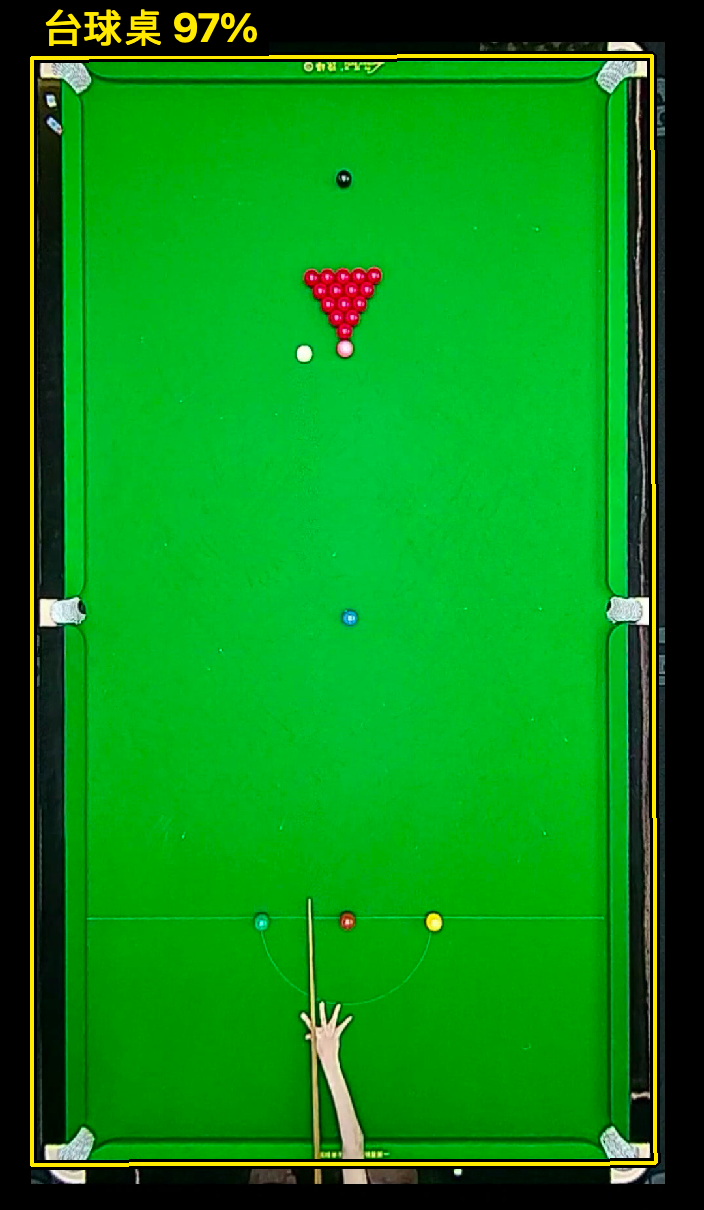
#> input picture tests/fixtures/calibration_portrait.png, 704 x 1210 px; its folder holds only this picture in this run
$ python -i table_detector.py   (imports and definitions only)
#> lines starting #> are read from the running program, lines starting #| are printed output that depends on the picture; after the words box and inside, x2 and y2 are one past the last pixel; in counts of white or black regions, pixels touching at a corner belong together
### src/vision/pocket/models.py
"""Typed results; confidence values are heuristic quality scores, not probabilities."""
# 袋口检测的数据结构和配置；坐标序列化为原图像素，normalized 字段另行标识。
# observed 代表局部图像支持，manual 代表人工确认，estimated 为几何推算，missing 为不可定位。

from dataclasses import dataclass, field


@dataclass(frozen=True)
class PocketConfig:
    hsv_ranges: tuple = (((30, 35, 25), (95, 255, 255)), ((96, 150, 80), (125, 255, 255)))
    max_side: int = 1200
    min_table_area: float = .12
    min_aspect: float = 1.15
    max_aspect: float = 4.0
    canonical_width: int = 1000
    canonical_height: int = 500
    padding: int = 80
    search_radius_ratio: float = .12
    long_axis: str = 'auto'
    observed_quality_threshold: float = .60

    # 集中限制分辨率、长宽比、搜索半径、padding 和 HSV 范围，防止无效参数传入几何算法。
    def __post_init__(self):
        if not 320 <= self.max_side <= 2400:
            raise ValueError('max_side must be within 320..2400')
        if not (160 <= self.canonical_height <= 1200 and self.canonical_height <= self.canonical_width <= 2400):
            raise ValueError('Invalid canonical image size')
        if not (.01 <= self.min_table_area <= .8 and 1 <= self.min_aspect < self.max_aspect <= 6):
            raise ValueError('Invalid table area/aspect constraints')
        if not (.05 <= self.search_radius_ratio <= .2 and
                self.canonical_height*self.search_radius_ratio <= self.padding <= .4*self.canonical_height):
            raise ValueError('Padding must cover the configured pocket search radius')
        if not .4 <= self.observed_quality_threshold <= .95:
            raise ValueError('Invalid observed quality threshold')
        if self.long_axis not in ('auto','edge_01','edge_12'):
            raise ValueError('Unsupported long_axis configuration')
        if not self.hsv_ranges:
            raise ValueError('At least one cloth HSV range is required')
        for low, high in self.hsv_ranges:
            if len(low)!=3 or len(high)!=3 or any(not 0<=a<=b<=limit for a,b,limit in zip(low,high,(179,255,255))):
                raise ValueError('Invalid OpenCV HSV color range')


@dataclass
class TableResult:
    detected: bool = False
    complete: bool = False
    corners: list = field(default_factory=list)
    playable_polygon: list = field(default_factory=list)
    boundary_lines: list = field(default_factory=list)
    confidence: float = 0.0
    quality: dict = field(default_factory=dict)
    reasons: list = field(default_factory=list)
    cloth_mask: object = field(default=None, repr=False)
    scope_polygon: list = field(default_factory=list)

    # 只导出几何/质量/原因字段；不把用于调试的大图掩模写入公共结果。
    # [4 lines left out: function to_dict, not called in this run]


# 把可选二维点序列转成 x/y 字典，保留 None 以表达未定位。
def _point(value):
    return None if value is None else {'x': float(value[0]), 'y': float(value[1])}


@dataclass
class PocketResult:
    id: str
    status: str = 'missing'
    candidate_center: object = None
    normalized_candidate: object = None
    center: object = None
    normalized_center: object = None
    entry_polygon: list = field(default_factory=list)
    confidence: float = 0.0
    quality: dict = field(default_factory=dict)
    reasons: list = field(default_factory=list)

    # 序列化中心、候选、入口及其状态和理由，估算结果不隐去来源标记。
    # [5 lines left out: function to_dict, not called in this run]


@dataclass
class PocketDetectionResult:
    image_width: int
    image_height: int
    table: TableResult
    pockets: list
    valid: bool = False
    geometry: dict = field(default_factory=dict)
    reasons: list = field(default_factory=list)
    elapsed_ms: float = 0.0
    table_mask: object = field(default=None, repr=False)
    pocket_mask: object = field(default=None, repr=False)
    warped: object = field(default=None, repr=False)
    source: dict = field(default_factory=dict)
    artifacts: dict = field(default_factory=dict)

    # 打包同帧尺寸、台面、袋口、坐标矩阵与诊断信息，图像调试产物单独保存。
    # [10 lines left out: function to_dict, not called in this run]

### src/cloth_region.py
"""Recover the whole connected cloth colour, including matching cushion bands."""
# 从校准种子恢复相连台呢和同色库边，用于识别范围；不改变内库物理坐标定义。
# 当前仍依赖全局主色和连通性，局部彩灯可能改变结果；不要将此代码注释理解为抗光已完成。

import cv2
import numpy as np
from src.table_coordinates import TableCoordinates
from src.vision.pocket.table_detector import _line,_intersection


# 缩小图像后从种子内部估计主色，寻找与种子相连的颜色区域，再拟合外沿。
# 返回范围多边形和证据；证据不足返回 None，由调用方保留原范围而非接受任意轮廓。
def cloth_region(frame,seed_polygon):
    scale=min(1.,1200/max(frame.shape[:2]))
    image=cv2.resize(frame,None,fx=scale,fy=scale) if scale<1 else frame
    hsv=cv2.cvtColor(image,cv2.COLOR_BGR2HSV);h,w=hsv.shape[:2]
    q=TableCoordinates(seed_polygon).corners.astype(float)*scale
    seed=np.zeros((h,w),np.uint8);cv2.fillConvexPoly(seed,np.rint(q).astype(np.int32),255)
    short=min(np.linalg.norm(np.roll(q,-1,axis=0)-q,axis=1))
    radius=max(2,int(short*.08))
    center=cv2.erode(seed,cv2.getStructuringElement(cv2.MORPH_ELLIPSE,(radius*2+1,)*2))>0
    colorful=center&(hsv[:,:,1]>45)&(hsv[:,:,2]>20)
    if np.count_nonzero(colorful)<100:return None
    hist=np.bincount(hsv[:,:,0][colorful],minlength=180)
    hue=int(np.argmax(np.convolve(np.r_[hist[-5:],hist,hist[:5]],np.ones(11),'valid')))
    distance=np.abs(hsv[:,:,0].astype(float)-hue);distance=np.minimum(distance,180-distance)
    saturation=float(np.median(hsv[:,:,1][colorful]));value=float(np.median(hsv[:,:,2][colorful]))
    color=((distance<=12)&(hsv[:,:,1]>=max(35,saturation*.4))&
           (hsv[:,:,2]>=max(15,value*.18))).astype(np.uint8)*255
    kernel=max(3,min(9,int(short*.012)//2*2+1))
    joined=cv2.morphologyEx(color,cv2.MORPH_CLOSE,cv2.getStructuringElement(cv2.MORPH_ELLIPSE,(kernel,kernel)))
    count,labels,stats,_=cv2.connectedComponentsWithStats(joined,8)
    if count<2:return None
    overlaps=np.bincount(labels[center].ravel(),minlength=count);overlaps[0]=0
    chosen=int(np.argmax(overlaps))
    if overlaps[chosen]<.45*np.count_nonzero(center):return None
    component=(labels==chosen).astype(np.uint8)*255
    contours,_=cv2.findContours(component,cv2.RETR_EXTERNAL,cv2.CHAIN_APPROX_NONE)
    contour=max(contours,key=cv2.contourArea)
    hull=cv2.convexHull(contour);perimeter=cv2.arcLength(hull,True)
    points=contour.reshape(-1,2).astype(float)
    lines=[]
    for i in range(4):
        a,b=q[i],q[(i+1)%4];vector=b-a;length=np.linalg.norm(vector)
        unit=vector/length;normal=np.array([-unit[1],unit[0]])
        along=(points-a)@unit/length;depth=(points-a)@normal
        middle=(along>.12)&(along<.88)&(depth>-short*.25)&(depth<short*.2)
        if np.count_nonzero(middle)<12:break
        # The densest straight boundary survives pockets, arms and isolated
        # same-colour protrusions; an extreme percentile follows those outliers.
        bins=np.rint(depth[middle]).astype(int)
        low=int(bins.min());hist=np.bincount(bins-low)
        smoothed=np.convolve(hist,np.ones(5),'same')
        outer=float(np.argmax(smoothed)+low)
        selected=points[middle&(np.abs(depth-outer)<max(2.5,short*.012))]
        if len(selected)<12:break
        vx,vy,cx,cy=cv2.fitLine(selected.astype(np.float32),cv2.DIST_HUBER,0,.01,.01).ravel()
        lines.append(np.array([vy,-vx,vx*cy-vy*cx],float))
    candidates=[]
    if len(lines)==4:
        fitted=[_intersection(lines[i-1],lines[i]) for i in range(4)]
        if all(point is not None for point in fitted):candidates.append(np.asarray(fitted))
    for fraction in (.003,.005,.008,.012,.016,.02,.025,.03,.04):
        approx=cv2.approxPolyDP(hull,fraction*perimeter,True)
        if len(approx)==4 and cv2.isContourConvex(approx):candidates.append(approx.reshape(4,2))
    valid=[]
    for candidate in candidates:
        try:points=TableCoordinates(candidate).corners.astype(float)
        except (ValueError,cv2.error):continue
        mask=np.zeros((h,w),np.uint8);cv2.fillConvexPoly(mask,np.rint(points).astype(np.int32),255)
        fill=float(np.mean(color[mask>0]>0))
        coverage=float(np.count_nonzero((component>0)&(mask>0))/max(1,cv2.countNonZero(component)))
        if fill<.8 or coverage<.9:continue
        points/=scale
        points[:,0]=np.clip(points[:,0],0,frame.shape[1]-1)
        points[:,1]=np.clip(points[:,1],0,frame.shape[0]-1)
        valid.append({'polygon':points.tolist(),'hue':hue,'color_fill':fill,'connected_color_coverage':coverage})
    if valid:
        # When cloth continues all the way to an image boundary there is no
        # visible outer rail to fit. Retain full coverage of that cropped table.
        touches=int(np.any(component[:,0]))+int(np.any(component[:,-1]))+int(np.any(component[0,:]))+int(np.any(component[-1,:]))
        if touches>=3:return max(valid,key=lambda item:item['connected_color_coverage']+.15*item['color_fill'])
        return max(valid,key=lambda item:min(.97,item['connected_color_coverage'])+.3*item['color_fill'])
    return None


# 比较新旧范围与指定台呢颜色的一致性；只有明确增加合理连通范围时接受修正。
# [15 lines left out: function scope_improvement, not called in this run]

### src/table_coordinates.py
"""Physical coordinates on the inner-cushion plane (millimetres)."""
# 将可靠内库四角映射到毫米平面；单位是 mm，不能把包含库边的范围框当成比赛尺寸。
# 默认尺寸是参考值；球心是检测框中心在台面平面的投影，未补偿镜头畸变和球心高度视差。

from dataclasses import dataclass
import cv2
import numpy as np


@dataclass(frozen=True)
class TableDimensions:
    x_mm: float = 3569.0
    y_mm: float = 1778.0
    reference: bool = True

    # 拒绝非有限或明显越界的毫米尺寸，避免构造退化透视映射。
    def __post_init__(self):
        if not all(np.isfinite(v) and 100<=v<=20000 for v in (self.x_mm,self.y_mm)):
            raise ValueError('X/Y dimensions must be finite values between 100 and 20000 mm')


class TableCoordinates:
    # 验证凸四边形并按屏幕左上角整理邻边顺序，建立 image_to_mm 与逆变换。
    # 映射条件数不可靠时抛错；不能仅因凑齐四个点就接受一个奇异平面。
    def __init__(self, polygon, dimensions=None):
        self.dimensions=dimensions or TableDimensions()
        q=np.asarray(polygon,np.float32)
        if q.shape!=(4,2) or not np.isfinite(q).all() or not cv2.isContourConvex(q) or abs(cv2.contourArea(q))<100:
            raise ValueError('Four reliable inner-cushion corners are required')
        # Start at the screen's top-left corner, preserving adjacent edges.
        q=np.roll(q,-int(np.argmin(q.sum(axis=1))),axis=0)
        if q[1,0]<q[3,0]:q=q[[0,3,2,1]]
        self.corners=q
        d=self.dimensions
        target=np.float32([[0,0],[d.x_mm,0],[d.x_mm,d.y_mm],[0,d.y_mm]])
        self.image_to_mm=cv2.getPerspectiveTransform(q,target)
        condition,self.mm_to_image=cv2.invert(self.image_to_mm,flags=cv2.DECOMP_SVD)
        if condition<1e-10 or not np.isfinite(self.image_to_mm).all():
            raise ValueError('Unstable table perspective')

    # 点必须有限且在内库多边形内；台外返回 None，不把桌外位置夹成边界坐标。
    # [7 lines left out: function millimetres, not called in this run]

    # 将毫米平面上的点批量映射回原图像素，供轴线/标注绘制使用。
    def pixels(self,points):
        return cv2.perspectiveTransform(np.float32([points]),self.mm_to_image)[0].tolist()

    # 取检测框中心再换算毫米值，不把用户点击位置当球心。
    # [4 lines left out: function ball_center, not called in this run]

### src/vision/pocket/table_detector.py
"""Find a plausible cloth quadrilateral and fit inner cushion boundary lines, without YOLO."""
# 台面定位：颜色连通轮廓生成候选，再用内库直线、面积、透视及边界支持筛选。
# 图像可缩小计算，但最终四角仍还原到原图像素；几何质量分数是启发式而非概率。
# 现有全局 HSV 仍可能被彩灯改变；可靠标记也不能替代固定机位/光照质量保护。

import cv2
import numpy as np
from .models import PocketConfig, TableResult


# 以两个点构造单位法向式直线 ax+by+c=0，供内库边线求交使用。
# [5 lines left out: function _line, not called in this run]


# 求两条直线交点；接近平行时返回 None，避免生成极远的伪角点。
def _intersection(a, b):
    determinant = a[0]*b[1]-b[0]*a[1]
    if abs(determinant) < 1e-6:
        return None
    return np.array([(a[1]*b[2]-b[1]*a[2])/determinant,
                     (a[2]*b[0]-b[2]*a[0])/determinant],float)


class TableDetector:
    # 保存检测配置，调用方可复用同一配置对比不同帧，而不修改全局参数。
    def __init__(self, config=None):
        self.config = config or PocketConfig()

    # 校验 BGR uint8 图像；分开评估主色候选以免把蓝地毯与绿台呢合成一张桌。
    # 轮廓凸四边形通过形状约束后，再用 Hough 直线及内侧亮度/边缘支持拟合内库。
    # 输入无效或证据不充分时返回带原因的 TableResult，供上层保守回退，不强凑四角。
    # [194 lines left out: function detect, not called in this run]

>>> import cv2
>>> picture = cv2.imread('../../../tests/fixtures/calibration_portrait.png')
#> picture is the input picture: shape (1210, 704, 3); mean B, G, R 21.6, 136.1, 10.8
>>> result = TableDetector().detect(picture)
#> in detect, `color_masks=[cv2.inRange(hsv,np.array(low),np.array(high)) for low,hig..`: color_masks = 2 items
#> in detect, `mask = cv2.morphologyEx(mask, cv2.MORPH_CLOSE, cv2.getStructuringEleme..`:
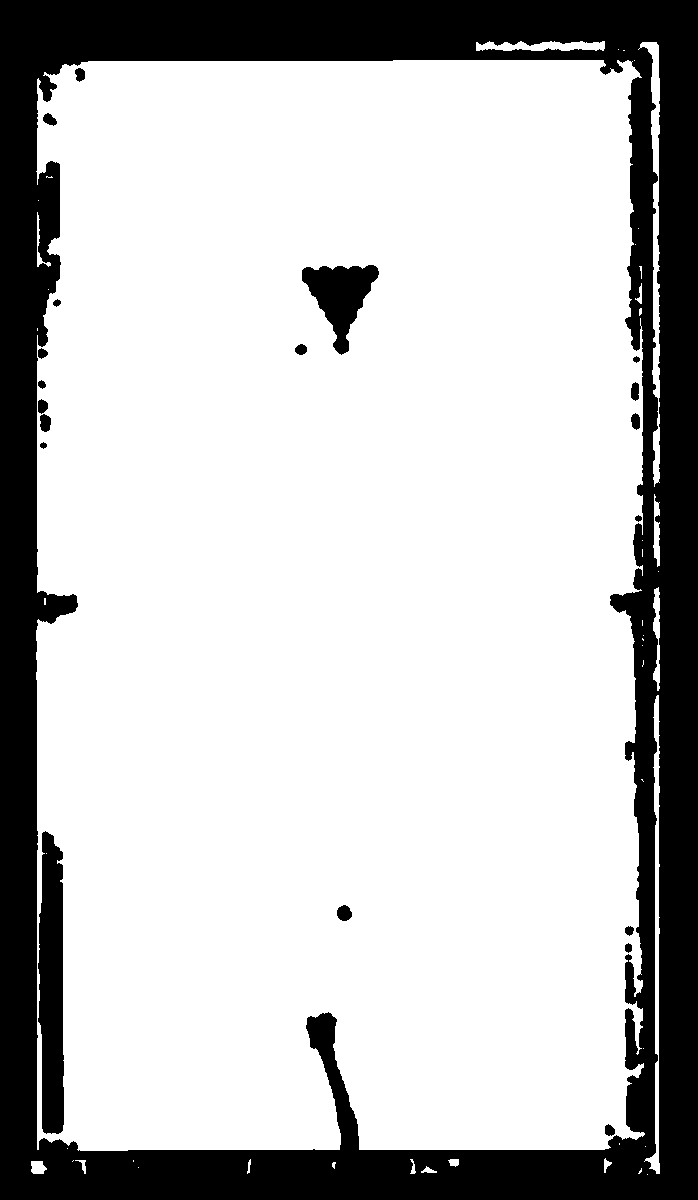
#> mask: shape (1200, 698); 76.2% white; 20 black regions
#> in detect, `contours, _ = cv2.findContours(mask, cv2.RETR_EXTERNAL, cv2.CHAIN_APPR..`: contours = 46 contours, 32 with area under 20; largest, box (x1, y1, x2, y2) and area: (36, 60, 645, 1151) 640232, (638, 42, 660, 487) 2192, (644, 695, 660, 1174) 1564, (476, 41, 605, 51) 790, (653, 587, 660, 691) 353
#> in detect, `cloth_value=float(np.median(hsv[:,:,2][mask>0])) if np.any(mask) else ..`: cloth_value = 182
#> in detect, `normalized_value=cv2.cvtColor(normalized_image,cv2.COLOR_BGR2HSV)[:,:,2]`:
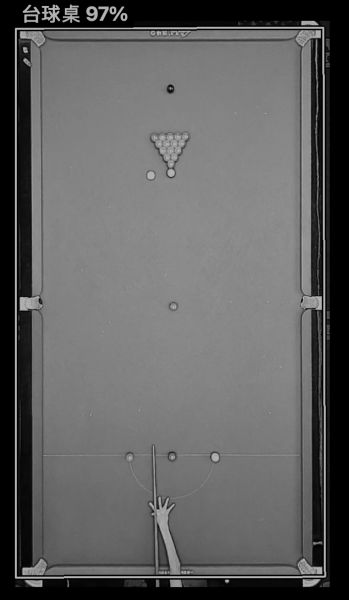
#> normalized_value: shape (1200, 698) (shown at 1/2 size); min 0, max 179, mean 96.2
#> in detect, `edges = (cv2.Canny(cv2.cvtColor(normalized_image, cv2.COLOR_BGR2GRAY),..`:
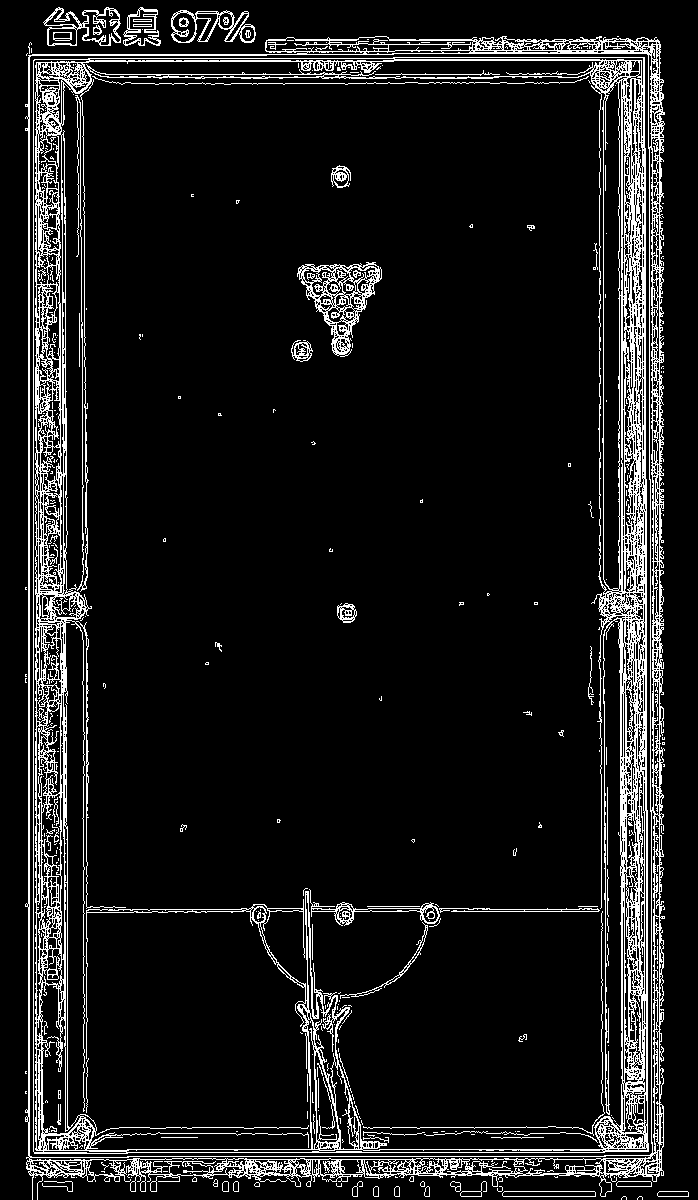
#> edges: shape (1200, 698); 9.7% white in thin lines or dots
#> the loop in detect, `for contour in sorted(contours, key=cv2.contourArea, reverse=True)[:8]:` made 8 passes
#> pass 1, in cloth_region, `center=cv2.erode(seed,cv2.getStructuringElement(cv2.MORPH_ELLIPSE,(rad..`:
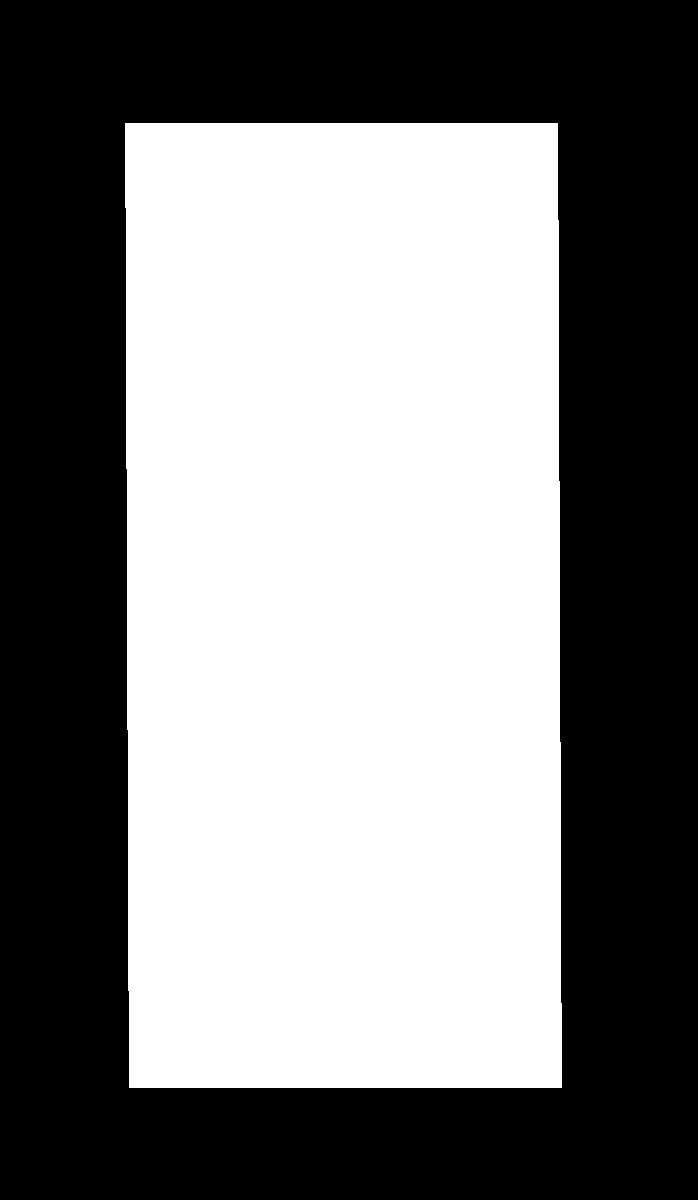
#> center: shape (1200, 698) bool; 49.9% white; 1 white region, box (x1, y1, x2, y2) and area: (125, 123, 562, 1088) 417797
#> pass 1, in cloth_region, `distance = np.abs(hsv[:, :, 0].astype(float) - hue)`:
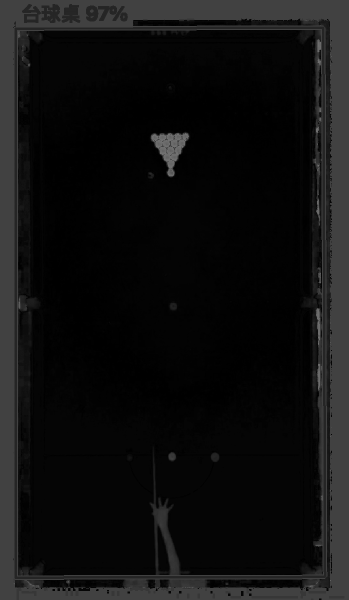
#> distance: shape (1200, 698) float64 (shown at 1/2 size); min 0, max 114, mean 15.5
#> after the loop in detect, `for contour in sorted(contours, key=cv2.contourArea, reverse=True)[:8]:`:
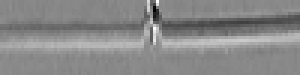
#> responses: shape (25, 100) float64 (shown 3 times larger); min -118, max 103, mean 0.6; drawn with min black and max white
#> after the loop in detect, `for contour in sorted(contours, key=cv2.contourArea, reverse=True)[:8]:`: candidates = 1 item; rejection = []; result.quality = 9 items
